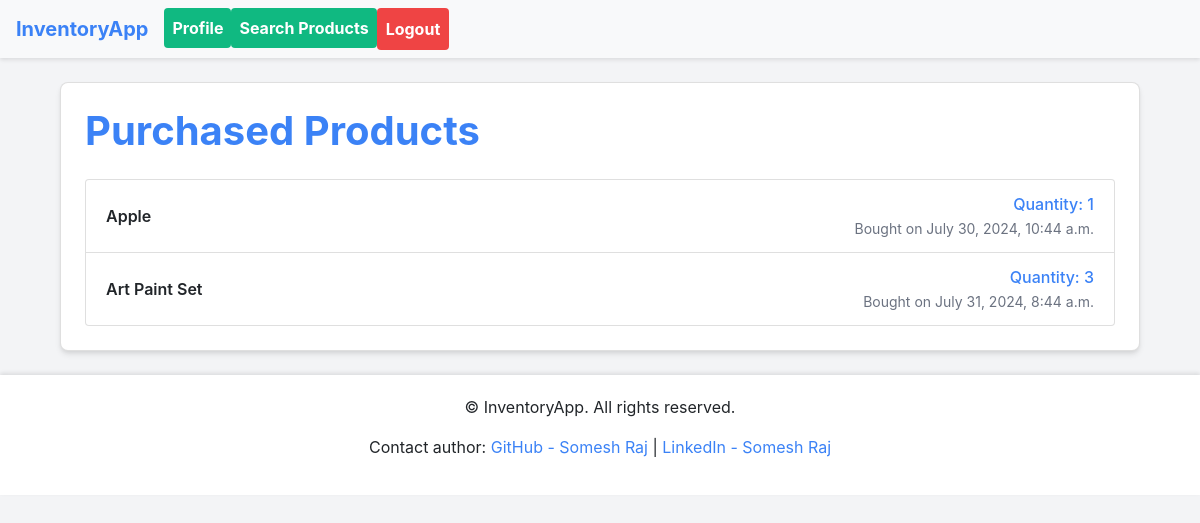
The page /inventory/purchased/ (signed in) on the database its author committed.
### inventory/models.py (models this page shows, shortened)
class Purchase(models.Model):
    user = models.ForeignKey(User, on_delete=models.CASCADE)
    product = models.ForeignKey(Product, on_delete=models.CASCADE)
    quantity = models.PositiveIntegerField()
    date = models.DateTimeField(auto_now_add=True)

class Product(models.Model):
    name = models.CharField(max_length=255)
    description = models.TextField(blank=True, null=True)
    price = models.DecimalField(max_digits=10, decimal_places=2)
    stock = models.PositiveIntegerField(default=0)

### inventory/views.py (the view)
# urls.py: path('purchased/', views.purchased_products, name='purchased_products'),
@login_required
def purchased_products(request):
    purchases = Purchase.objects.filter(user=request.user)
    return render(request, 'inventory/purchased_products.html', {'purchases': purchases})

### templates/inventory/purchased_products.html (shortened to what this page needs)
{% extends 'base.html' %}
{% block content %}
<div class="container mt-4">
    <div class="card">
        <h1 class="mb-4">Purchased Products</h1>
        {% if purchases %}
            <ul class="list-group">
                {% for purchase in purchases %}
                    <li class="list-group-item">
                        <span class="product-name">{{ purchase.product.name }}</span>
                        <div class="purchase-details">
                            <span class="purchase-quantity">Quantity: {{ purchase.quantity }}</span>
                            <br>
                            <span class="purchase-date">Bought on {{ purchase.date|date:"F j, Y, g:i a" }}</span>
                        </div>
                    </li>
                {% endfor %}
            </ul>
        {% else %}
            <div class="alert alert-info" role="alert">
                No purchased products found.
            </div>
        {% endif %}
    </div>
</div>
{% endblock %}

### templates/base.html (style rules this page uses)
body { background-color: #f3f4f6; font-family: 'Inter', -apple-system, BlinkMacSystemFont, 'Segoe UI', Roboto, 'Helvetica Neue', Arial, sans-serif; }

### templates/inventory/purchased_products.html (style rules this page uses)
body { background-color: #f3f4f6; font-family: 'Inter', -apple-system, BlinkMacSystemFont, 'Segoe UI', Roboto, 'Helvetica Neue', Arial, sans-serif; }
.card { background-color: #ffffff; border-radius: 0.5rem; box-shadow: 0 4px 6px -1px rgba(0, 0, 0, 0.1), 0 2px 4px -1px rgba(0, 0, 0, 0.06); padding: 1.5rem; margin-bottom: 1.5rem; }
h1 { font-weight: 700; color: #3b82f6; }
.list-group-item { display: flex; justify-content: space-between; align-items: center; transition: all 0.2s ease-in-out; }
.product-name { font-weight: 600; }
.purchase-details { text-align: right; }
.purchase-quantity { color: #3b82f6; font-weight: 500; }
.purchase-date { font-size: 0.875rem; color: #6b7280; }

### rows shown on the page
Purchase: product.name "Apple", quantity "1", date "July 30, 2024, 10:44 a.m."
Purchase: product.name "Art Paint Set", quantity "3", date "July 31, 2024, 8:44 a.m."
